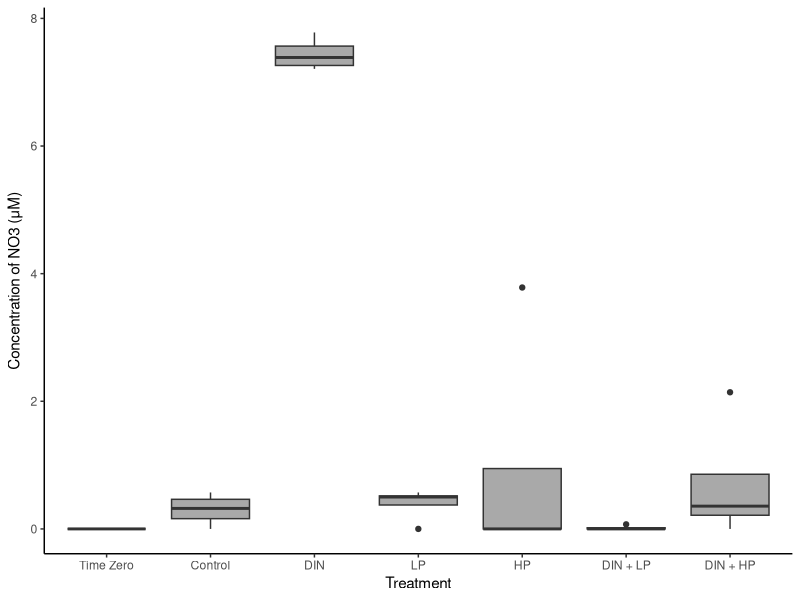
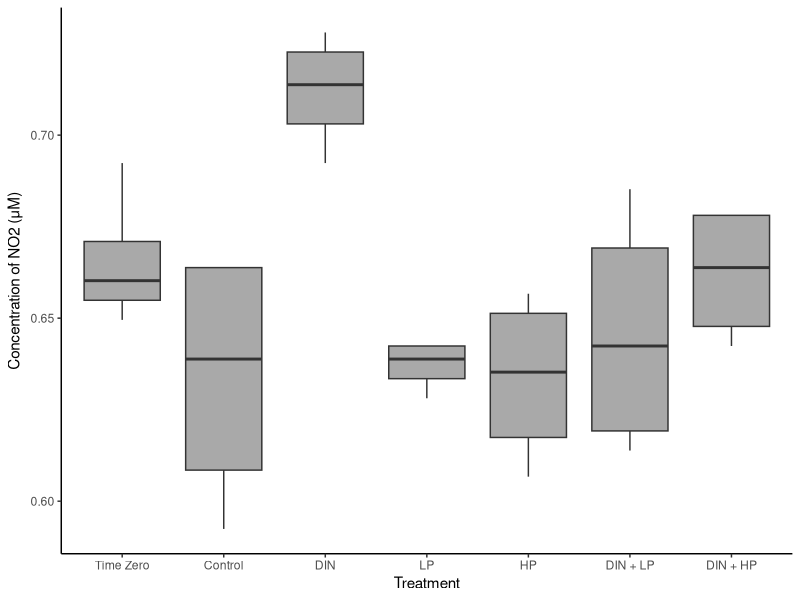
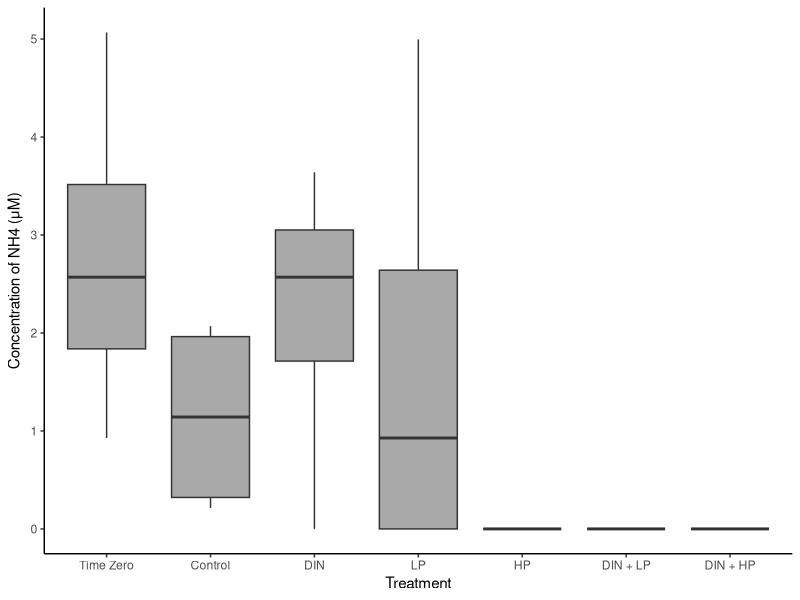
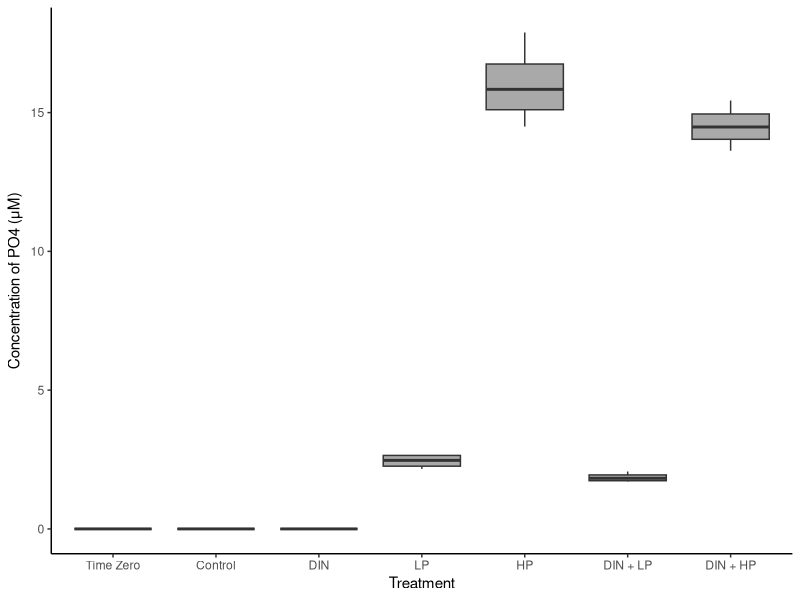

These charts were generated, in order, by the following R code:
#2023-08-16
#practice with bioassay 2 nutrients

library(tidyverse)
library(dplyr)
library(lubridate)
library(readxl)
library(ggplot2)
library(car)
library(rstatix)

install.packages("ggpubr")
library(ggpubr)

#import data

bioassay_2_nut = read_excel("data/bioassay_2_nutrients.xlsx")

summary(bioassay_2_nut)
glimpse(bioassay_2_nut)

#find average per treatment

bioassay_2_nut_avg = bioassay_2_nut %>%
  group_by(Sample_ID) %>%
  summarise(mean_NO3 = mean(NO3), mean_NO2 = mean(NO2), mean_NH3 = mean(NH3), mean_PO4 = mean(PO4)) 

bioassay_2_nut_avg

#bar graph:

bioassay_2_NO3 = ggplot() +
  geom_boxplot(aes(x = fct_relevel(Sample_ID, "T0", "Control", "DIN", "LP", "HP", "DIN_LP", "DIN_HP"), 
                   y = NO3),
               fill = "darkgrey",
               data = bioassay_2_nut) +
  xlab("Treatment") +
  ylab(expression(paste("Concentration of NO3 (\u03BCM)"))) +
  scale_x_discrete(labels= c("T0" = "Time Zero", "Control" = "Control", "DIN" = "DIN", "LP" = "LP", "HP" = "HP", "DIN_LP" = "DIN + LP", "DIN_HP" = "DIN + HP")) +
  theme_classic() 
ggsave(bioassay_2_NO3, filename = "nutrient_figures/bioassay_2_NO3.png",
       device = "png", height = 7, width = 11)

bioassay_2_NO2 = ggplot() +
  geom_boxplot(aes(x = fct_relevel(Sample_ID, "T0", "Control", "DIN", "LP", "HP", "DIN_LP", "DIN_HP"), 
                   y = NO2),
               fill = "darkgrey",
               data = bioassay_2_nut) +
  xlab("Treatment") +
  ylab(expression(paste("Concentration of NO2 (\u03BCM)"))) +
  scale_x_discrete(labels= c("T0" = "Time Zero", "Control" = "Control", "DIN" = "DIN", "LP" = "LP", "HP" = "HP", "DIN_LP" = "DIN + LP", "DIN_HP" = "DIN + HP")) +
  theme_classic() 
ggsave(bioassay_2_NO2, filename = "nutrient_figures/bioassay_2_NO2.png",
       device = "png", height = 7, width = 11)

bioassay_2_NH4 = ggplot() +
  geom_boxplot(aes(x = fct_relevel(Sample_ID, "T0", "Control", "DIN", "LP", "HP", "DIN_LP", "DIN_HP"), 
                   y = NH3),
               fill = "darkgrey",
               data = bioassay_2_nut) +
  xlab("Treatment") +
  ylab(expression(paste("Concentration of NH4 (\u03BCM)"))) +
  scale_x_discrete(labels= c("T0" = "Time Zero", "Control" = "Control", "DIN" = "DIN", "LP" = "LP", "HP" = "HP", "DIN_LP" = "DIN + LP", "DIN_HP" = "DIN + HP")) +
  theme_classic() 
ggsave(bioassay_2_NH4, filename = "nutrient_figures/bioassay_2_NH4.png",
       device = "png", height = 7, width = 11)

bioassay_2_PO4 = ggplot() +
  geom_boxplot(aes(x = fct_relevel(Sample_ID, "T0", "Control", "DIN", "LP", "HP", "DIN_LP", "DIN_HP"), 
                   y = PO4),
               fill = "darkgrey",
               data = bioassay_2_nut) +
  xlab("Treatment") +
  ylab(expression(paste("Concentration of PO4 (\u03BCM)"))) +
  scale_x_discrete(labels= c("T0" = "Time Zero", "Control" = "Control", "DIN" = "DIN", "LP" = "LP", "HP" = "HP", "DIN_LP" = "DIN + LP", "DIN_HP" = "DIN + HP")) +
  theme_classic() 
ggsave(bioassay_2_PO4, filename = "nutrient_figures/bioassay_2_PO4.png",
       device = "png", height = 7, width = 11)
